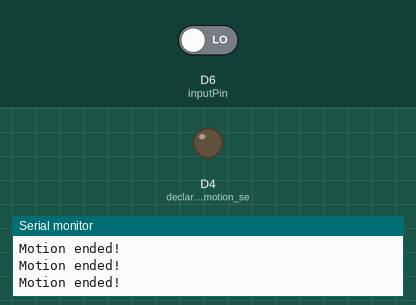
Bench run of a sketch on a simulated ESP8266 (NodeMCU). Parts: output pins drawn as LEDs (lit = HIGH), the last lines printed to the serial monitor. The inputs (shaded band) are chosen by the test bench; at power-on: D6 (inputPin) LOW. WiFi joins after 1.5 s; servers stay silent unless stated; no MQTT or app messages arrive unless stated.

Above: at 2.7 s.
2.8 s: D6 (inputPin) driven HIGH
At 3.5 s:
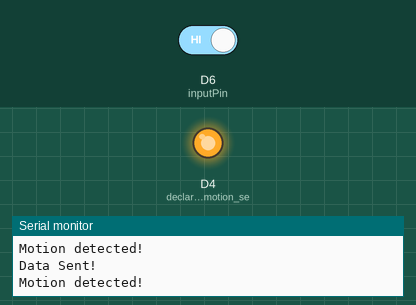
4.3 s: D6 (inputPin) driven LOW
At 5.2 s:
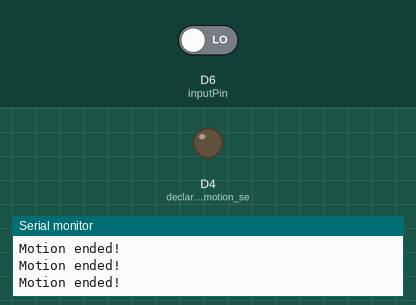
Timing chart, 0 to 7.3 s (numbered marks = the images above; inputs shaded):
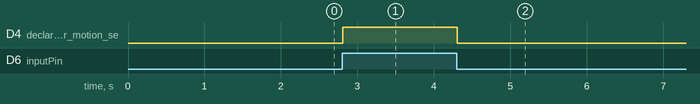

The sketch:

PIR-HOME_SECURITY.ino
```cpp
//********************* Adafruit MQTT Library ********************************

#include "Adafruit_MQTT.h"                                  // Adafruit MQTT library
#include "Adafruit_MQTT_Client.h"                           // Adafruit MQTT library
//*****************************************************************************

#include "ESP8266WiFi.h"                                    // ESP8266 library
#include <SoftwareSerial.h>                                 // Software Serial Library so we can use Pins for communication with the GPS module

//*********************** PIR Motion Sensor Setup *****************************

                                           // choose the pin for the LED (Pin D5, GPIO 14) I tried using pin D4 but had problems for some reason
int inputPin = D6;                                          // choose the input pin (for PIR sensor) (Pin D6, GPIO 12)
                                         // we start, assuming no motion detected
int val = 0;                                                // variable for reading the pin status

//************************* WiFi Access Point *********************************

#define WLAN_SSID       "Somesh's Galaxy M51"                        // Enter Your router SSID
#define WLAN_PASS       "qwerty1234"                        // Enter Your router Password

//************************* Adafruit.io Setup *********************************

#define AIO_SERVER      "io.adafruit.com"
#define AIO_SERVERPORT  1883                              // use 8883 for SSL
#define AIO_USERNAME    "Tangent_12211"                      // Enter Your Adafruit IO Username
#define AIO_KEY         "aio_Bujy549zTifhvF8eON1YxEDGqcaJ"                      // Enter Your Adafruit IO Key

//************ Global State (you don't need to change this!) ******************

WiFiClient client;                                          // Create an ESP8266 WiFiClient class to connect to the MQTT server.

//const char MQTT_SERVER[] PROGMEM    = AIO_SERVER;           // Store the MQTT server, username, and password in flash memory.
//const char MQTT_USERNAME[] PROGMEM  = AIO_USERNAME;
//const char MQTT_PASSWORD[] PROGMEM  = AIO_KEY;

// Setup the MQTT client class by passing in the WiFi client and MQTT server and login details.
Adafruit_MQTT_Client mqtt(&client, AIO_SERVER, AIO_SERVERPORT, AIO_USERNAME, AIO_KEY);

//****************************** Feeds ***************************************

// Setup a feed called 'motion' for publishing.
// Notice MQTT paths for AIO follow the form: <username>/feeds/<feedname>
//const char motion_FEED[] PROGMEM = AIO_USERNAME "Tangent_12211/";
Adafruit_MQTT_Publish motion = Adafruit_MQTT_Publish(&mqtt, AIO_USERNAME "/feeds/motion");

//************************** Setup *******************************************


void setup()
{
  Serial.begin(9600);                                   // Serial Baud Rate
  pinMode(LED_BUILTIN, OUTPUT);                                // declare LED for motion sensor as output
  pinMode(inputPin, INPUT);                               // declare Motion sensor pin as input

  Serial.begin(9600);
  Serial.println();//to print in serial monitor
  Serial.print("connecting to ");
  Serial.println(WLAN_SSID);
  WiFi.mode(WIFI_STA);
  WiFi.begin(WLAN_SSID, WLAN_PASS);
  while (WiFi.status() != WL_CONNECTED) {
    delay(500);
    Serial.print(".");
  }
  Serial.println("");
  Serial.println("WiFi connected");
  Serial.println("IP address: ");
  Serial.println(WiFi.localIP());

}
//************************ Main Loop *******************************************
void loop()
{
  connectWifi();
  MQTT_connect();                                         // Connect to Adafruit IO MQTT

  val = digitalRead(inputPin);                            // read input value of PIR motion sensor
  if (val == HIGH)                                        // check if the input is HIGH
  {
    digitalWrite(LED_BUILTIN, HIGH);                           // Turn the LED Off

       Serial.println("Motion detected!");                // we have just turned on
                                         // We only want to print on the output change, not state
        if (! motion.publish(val))                        // Publish to Adafruit the PIR sensor value '1'
        {
         Serial.println(F("Failed"));                     // If it failed to publish, print Failed
        } else
           {
             Serial.println(F("Data Sent!"));             // If data successfully published
           }

  } else
  {
    digitalWrite(LED_BUILTIN, LOW);                            // Turn LED On
                                    // we have just turned off

      Serial.println("Motion ended!");                    // We only want to print on the output change, not state

      motion.publish(val);                                // Publish to Adafruit the PIR sensor value '0'

  }

    if(! mqtt.ping()) {mqtt.disconnect();}                // Ping Adafruit.IO to keep the MQTT connection alive

}
//********************** WiFi Coonect *************************************
void connectWifi()
{
  if (WiFi.status() == WL_CONNECTED){ return; }           // If already connected to WiFi, return to loop
   WiFi.begin(WLAN_SSID, WLAN_PASS);                      // Start a WiFi connection and enter SSID and Password
              while (WiFi.status() != WL_CONNECTED) {     // While waiting on connection to start display "..."
                  delay(500);
                  Serial.print(".");
              }
              Serial.println("Connected");
            MQTT_connect();                               // Run Procedure to connect to Adafruit IO MQTT
}

// ******************* MQTT Connect - Adafruit IO **************************
void MQTT_connect()
{
  int8_t ret;
  if (mqtt.connected()) { return; }                       // Stop if already connected to Adafruit
  Serial.println("Connecting to MQTT... ");

  uint8_t retries = 3;
  while ((ret = mqtt.connect()) != 0) {                   // Connect to Adafruit, will return 0 if connected
       Serial.println(mqtt.connectErrorString(ret));
       Serial.println("Retrying MQTT...");
       mqtt.disconnect();
       delay(10000);                                       // wait 5 seconds
       retries--;
       if (retries == 0) {                                // basically die and wait for WatchDogTimer to reset me
         while (1);
       }
  }
  Serial.println("MQTT Connected!");
}
```

Measured:
- after the input at 2.8 s, D4 (declare_LED_for_motion_se): LOW → HIGH at once
- after the input at 4.3 s, D4 (declare_LED_for_motion_se): HIGH → LOW at once
